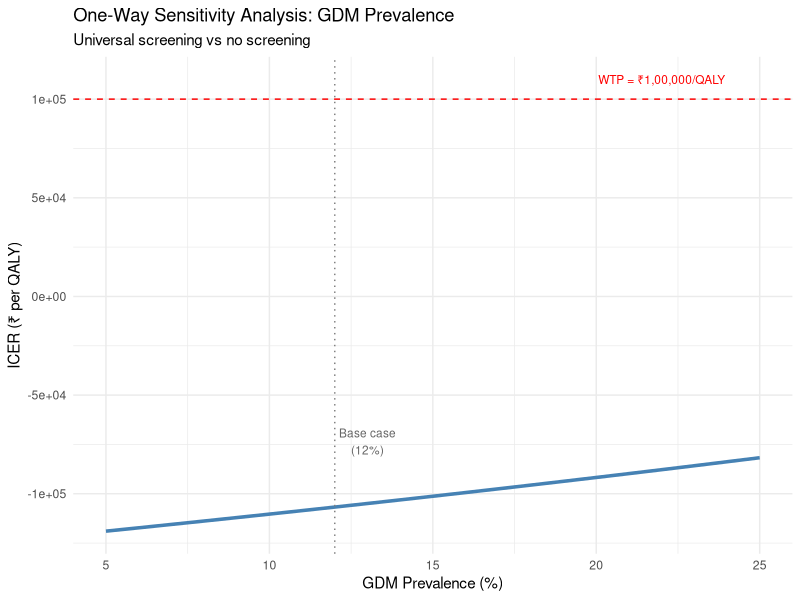

Write the R code that produced this figure.
## ---- chunk 1
#| label: setup
#| echo: false
#| message: false

library(ggplot2)
library(knitr)

# Copy the model function from exercise (collapsed for readability)
run_gdm_model <- function(prev_gdm, sens_ogtt, spec_ogtt, prop_high_risk,
                           prev_gdm_high_risk, prev_gdm_low_risk,
                           cost_ogtt, cost_risk_assessment, cost_gdm_treatment,
                           p_adverse_gdm_treated, p_adverse_gdm_untreated,
                           p_adverse_no_gdm, cost_adverse, cost_no_adverse,
                           utility_adverse, utility_no_adverse,
                           utility_gdm_treated, detection_rate_clinical,
                           n_cohort = 10000) {

  n_gdm <- n_cohort * prev_gdm
  n_no_gdm <- n_cohort * (1 - prev_gdm)
  tp <- n_gdm * sens_ogtt
  fn <- n_gdm * (1 - sens_ogtt)
  fp <- n_no_gdm * (1 - spec_ogtt)
  tn <- n_no_gdm * spec_ogtt

  cost_univ <- n_cohort * cost_ogtt +
               (tp + fp) * cost_gdm_treatment +
               (tp * p_adverse_gdm_treated + fn * p_adverse_gdm_untreated +
                (fp + tn) * p_adverse_no_gdm) * cost_adverse +
               (tp * (1 - p_adverse_gdm_treated) + fn * (1 - p_adverse_gdm_untreated) +
                (fp + tn) * (1 - p_adverse_no_gdm)) * cost_no_adverse

  qaly_univ <- tp * ((1 - p_adverse_gdm_treated) * utility_gdm_treated +
               p_adverse_gdm_treated * utility_adverse) +
               fn * ((1 - p_adverse_gdm_untreated) * utility_no_adverse +
               p_adverse_gdm_untreated * utility_adverse) +
               fp * ((1 - p_adverse_no_gdm) * utility_gdm_treated +
               p_adverse_no_gdm * utility_adverse) +
               tn * ((1 - p_adverse_no_gdm) * utility_no_adverse +
               p_adverse_no_gdm * utility_adverse)

  adverse_univ <- tp * p_adverse_gdm_treated + fn * p_adverse_gdm_untreated +
                  (fp + tn) * p_adverse_no_gdm

  n_hr <- n_cohort * prop_high_risk
  n_lr <- n_cohort * (1 - prop_high_risk)
  n_gdm_hr <- n_hr * prev_gdm_high_risk
  n_no_gdm_hr <- n_hr * (1 - prev_gdm_high_risk)
  n_gdm_lr <- n_lr * prev_gdm_low_risk
  n_no_gdm_lr <- n_lr * (1 - prev_gdm_low_risk)

  tp_hr <- n_gdm_hr * sens_ogtt
  fn_hr <- n_gdm_hr * (1 - sens_ogtt)
  fp_hr <- n_no_gdm_hr * (1 - spec_ogtt)
  tn_hr <- n_no_gdm_hr * spec_ogtt

  cost_risk <- n_cohort * cost_risk_assessment + n_hr * cost_ogtt +
               (tp_hr + fp_hr) * cost_gdm_treatment +
               (tp_hr * p_adverse_gdm_treated + fn_hr * p_adverse_gdm_untreated +
                (fp_hr + tn_hr) * p_adverse_no_gdm +
                n_gdm_lr * p_adverse_gdm_untreated +
                n_no_gdm_lr * p_adverse_no_gdm) * cost_adverse +
               (tp_hr * (1 - p_adverse_gdm_treated) + fn_hr * (1 - p_adverse_gdm_untreated) +
                (fp_hr + tn_hr) * (1 - p_adverse_no_gdm) +
                n_gdm_lr * (1 - p_adverse_gdm_untreated) +
                n_no_gdm_lr * (1 - p_adverse_no_gdm)) * cost_no_adverse

  qaly_risk <- tp_hr * ((1 - p_adverse_gdm_treated) * utility_gdm_treated +
               p_adverse_gdm_treated * utility_adverse) +
               fn_hr * ((1 - p_adverse_gdm_untreated) * utility_no_adverse +
               p_adverse_gdm_untreated * utility_adverse) +
               fp_hr * ((1 - p_adverse_no_gdm) * utility_gdm_treated +
               p_adverse_no_gdm * utility_adverse) +
               tn_hr * ((1 - p_adverse_no_gdm) * utility_no_adverse +
               p_adverse_no_gdm * utility_adverse) +
               n_gdm_lr * ((1 - p_adverse_gdm_untreated) * utility_no_adverse +
               p_adverse_gdm_untreated * utility_adverse) +
               n_no_gdm_lr * ((1 - p_adverse_no_gdm) * utility_no_adverse +
               p_adverse_no_gdm * utility_adverse)

  adverse_risk <- tp_hr * p_adverse_gdm_treated + fn_hr * p_adverse_gdm_untreated +
                  (fp_hr + tn_hr) * p_adverse_no_gdm +
                  n_gdm_lr * p_adverse_gdm_untreated +
                  n_no_gdm_lr * p_adverse_no_gdm

  n_gdm_det <- n_cohort * prev_gdm * detection_rate_clinical
  n_gdm_undet <- n_cohort * prev_gdm * (1 - detection_rate_clinical)
  n_no_gdm_all <- n_cohort * (1 - prev_gdm)

  cost_none <- n_gdm_det * cost_gdm_treatment +
               (n_gdm_det * p_adverse_gdm_treated +
                n_gdm_undet * p_adverse_gdm_untreated +
                n_no_gdm_all * p_adverse_no_gdm) * cost_adverse +
               (n_gdm_det * (1 - p_adverse_gdm_treated) +
                n_gdm_undet * (1 - p_adverse_gdm_untreated) +
                n_no_gdm_all * (1 - p_adverse_no_gdm)) * cost_no_adverse

  qaly_none <- n_gdm_det * ((1 - p_adverse_gdm_treated) * utility_gdm_treated +
               p_adverse_gdm_treated * utility_adverse) +
               n_gdm_undet * ((1 - p_adverse_gdm_untreated) * utility_no_adverse +
               p_adverse_gdm_untreated * utility_adverse) +
               n_no_gdm_all * ((1 - p_adverse_no_gdm) * utility_no_adverse +
               p_adverse_no_gdm * utility_adverse)

  adverse_none <- n_gdm_det * p_adverse_gdm_treated +
                  n_gdm_undet * p_adverse_gdm_untreated +
                  n_no_gdm_all * p_adverse_no_gdm

  data.frame(
    Strategy = c("Universal Screening", "Risk-Based Screening", "No Screening"),
    Total_Cost = c(cost_univ, cost_risk, cost_none),
    Total_QALYs = c(qaly_univ, qaly_risk, qaly_none),
    Adverse_Outcomes = c(adverse_univ, adverse_risk, adverse_none)
  )
}
## ---- chunk 2
#| label: task1-solution
#| echo: true

# South India: prevalence = 20%
results_south <- run_gdm_model(
  prev_gdm = 0.20,
  sens_ogtt = 0.90, spec_ogtt = 0.85, prop_high_risk = 0.60,
  prev_gdm_high_risk = 0.18, prev_gdm_low_risk = 0.03,
  cost_ogtt = 250, cost_risk_assessment = 50, cost_gdm_treatment = 8000,
  p_adverse_gdm_treated = 0.10, p_adverse_gdm_untreated = 0.35,
  p_adverse_no_gdm = 0.05, cost_adverse = 45000, cost_no_adverse = 5000,
  utility_adverse = 0.65, utility_no_adverse = 0.90,
  utility_gdm_treated = 0.82, detection_rate_clinical = 0.25
)

# North/East India: prevalence = 8%
results_north <- run_gdm_model(
  prev_gdm = 0.08,
  sens_ogtt = 0.90, spec_ogtt = 0.85, prop_high_risk = 0.60,
  prev_gdm_high_risk = 0.18, prev_gdm_low_risk = 0.03,
  cost_ogtt = 250, cost_risk_assessment = 50, cost_gdm_treatment = 8000,
  p_adverse_gdm_treated = 0.10, p_adverse_gdm_untreated = 0.35,
  p_adverse_no_gdm = 0.05, cost_adverse = 45000, cost_no_adverse = 5000,
  utility_adverse = 0.65, utility_no_adverse = 0.90,
  utility_gdm_treated = 0.82, detection_rate_clinical = 0.25
)

# ICERs
icer_south <- (results_south$Total_Cost[1] - results_south$Total_Cost[3]) /
              (results_south$Total_QALYs[1] - results_south$Total_QALYs[3])
icer_north <- (results_north$Total_Cost[1] - results_north$Total_Cost[3]) /
              (results_north$Total_QALYs[1] - results_north$Total_QALYs[3])

cat("ICER at 20% prevalence (South India): ₹", format(round(icer_south), big.mark = ","), "per QALY\n")
cat("ICER at 8% prevalence (North/East): ₹", format(round(icer_north), big.mark = ","), "per QALY\n")
## ---- chunk 3
#| label: task2-solution
#| echo: true

results_expensive <- run_gdm_model(
  prev_gdm = 0.12,
  sens_ogtt = 0.90, spec_ogtt = 0.85, prop_high_risk = 0.60,
  prev_gdm_high_risk = 0.18, prev_gdm_low_risk = 0.03,
  cost_ogtt = 500, cost_risk_assessment = 50, cost_gdm_treatment = 8000,
  p_adverse_gdm_treated = 0.10, p_adverse_gdm_untreated = 0.35,
  p_adverse_no_gdm = 0.05, cost_adverse = 45000, cost_no_adverse = 5000,
  utility_adverse = 0.65, utility_no_adverse = 0.90,
  utility_gdm_treated = 0.82, detection_rate_clinical = 0.25
)

results_expensive$Cost_per_Woman <- round(results_expensive$Total_Cost / 10000)
results_expensive$QALY_per_Woman <- round(results_expensive$Total_QALYs / 10000, 4)

kable(results_expensive[, c("Strategy", "Cost_per_Woman", "QALY_per_Woman")],
      col.names = c("Strategy", "Cost per Woman (₹)", "QALY per Woman"),
      digits = 0,
      caption = "Results with OGTT cost = ₹500")
## ---- chunk 4
#| label: task3-solution
#| echo: true

results_dipsi <- run_gdm_model(
  prev_gdm = 0.12,
  sens_ogtt = 0.28, spec_ogtt = 0.98, prop_high_risk = 0.60,
  prev_gdm_high_risk = 0.18, prev_gdm_low_risk = 0.03,
  cost_ogtt = 250, cost_risk_assessment = 50, cost_gdm_treatment = 8000,
  p_adverse_gdm_treated = 0.10, p_adverse_gdm_untreated = 0.35,
  p_adverse_no_gdm = 0.05, cost_adverse = 45000, cost_no_adverse = 5000,
  utility_adverse = 0.65, utility_no_adverse = 0.90,
  utility_gdm_treated = 0.82, detection_rate_clinical = 0.25
)

n_gdm <- 10000 * 0.12
cat("=== Test Comparison ===\n")
cat("Fasting OGTT: detects", round(n_gdm * 0.90), "of", n_gdm, "GDM cases (",
    round(0.90 * 100), "% sensitivity)\n")
cat("DIPSI:        detects", round(n_gdm * 0.28), "of", n_gdm, "GDM cases (",
    round(0.28 * 100), "% sensitivity)\n\n")

cat("Additional GDM cases missed by DIPSI:", round(n_gdm * 0.90) - round(n_gdm * 0.28), "\n")
cat("These women have a", round(0.35 * 100), "% probability of adverse outcomes\n")
## ---- chunk 5
#| label: task4-solution
#| echo: true
#| fig-cap: "One-way sensitivity analysis with interpretation"

prev_range <- seq(0.05, 0.25, by = 0.01)
icer_values <- numeric(length(prev_range))

for (i in seq_along(prev_range)) {
  res <- run_gdm_model(
    prev_gdm = prev_range[i],
    sens_ogtt = 0.90, spec_ogtt = 0.85, prop_high_risk = 0.60,
    prev_gdm_high_risk = 0.18, prev_gdm_low_risk = 0.03,
    cost_ogtt = 250, cost_risk_assessment = 50, cost_gdm_treatment = 8000,
    p_adverse_gdm_treated = 0.10, p_adverse_gdm_untreated = 0.35,
    p_adverse_no_gdm = 0.05, cost_adverse = 45000, cost_no_adverse = 5000,
    utility_adverse = 0.65, utility_no_adverse = 0.90,
    utility_gdm_treated = 0.82, detection_rate_clinical = 0.25
  )
  inc_cost <- res$Total_Cost[1] - res$Total_Cost[3]
  inc_qaly <- res$Total_QALYs[1] - res$Total_QALYs[3]
  icer_values[i] <- inc_cost / inc_qaly
}

sa_data <- data.frame(Prevalence = prev_range, ICER = icer_values)

ggplot(sa_data, aes(x = Prevalence * 100, y = ICER)) +
  geom_line(colour = "steelblue", linewidth = 1.2) +
  geom_hline(yintercept = 100000, linetype = "dashed", colour = "red") +
  annotate("text", x = 22, y = 110000, label = "WTP = ₹1,00,000/QALY",
           colour = "red", size = 3) +
  geom_vline(xintercept = 12, linetype = "dotted", colour = "grey50") +
  annotate("text", x = 13, y = max(icer_values) * 0.9,
           label = "Base case\n(12%)", colour = "grey40", size = 3) +
  labs(
    x = "GDM Prevalence (%)",
    y = "ICER (₹ per QALY)",
    title = "One-Way Sensitivity Analysis: GDM Prevalence",
    subtitle = "Universal screening vs no screening"
  ) +
  theme_minimal()
